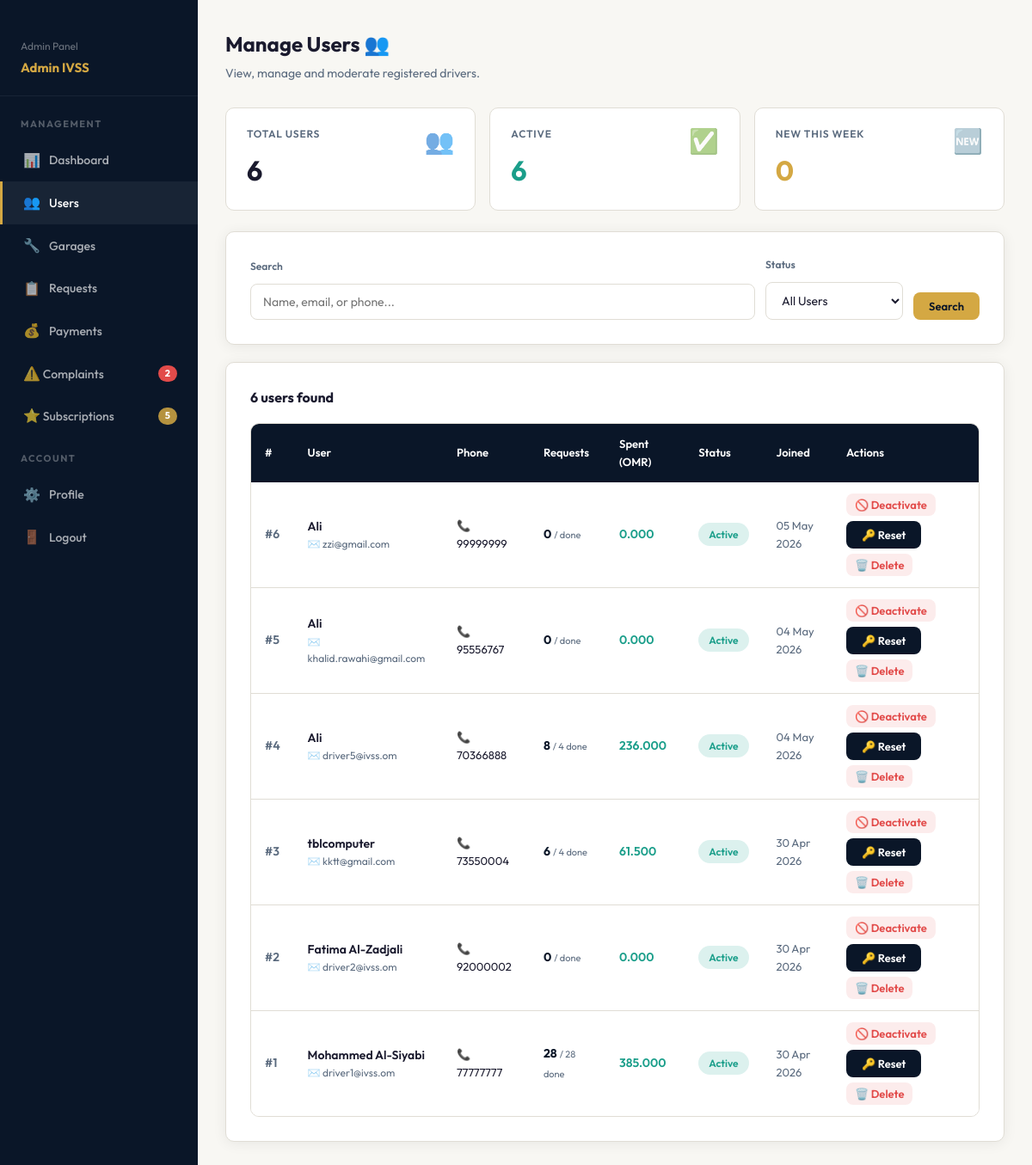
Page /admin/users.php (signed in) on the committed database.
### tables this page shows
CREATE TABLE IF NOT EXISTS `users` (
  `user_id` int NOT NULL AUTO_INCREMENT,
  `full_name` varchar(150) NOT NULL,
  `email` varchar(150) NOT NULL,
  `phone` int UNSIGNED NOT NULL,
  `password` varchar(255) NOT NULL,
  `language` enum('en','ar') DEFAULT 'en',
  `is_active` tinyint(1) DEFAULT '1',
  `created_at` timestamp NULL DEFAULT CURRENT_TIMESTAMP,
  PRIMARY KEY (`user_id`),
  UNIQUE KEY `email` (`email`)
);

### includes/config.php (called while the page is built, shortened)
<?php
function sanitize($input)
{
    return htmlspecialchars(strip_tags(trim($input)), ENT_QUOTES, 'UTF-8');
}

### admin/users.php (the view, shortened to what this page needs)
<?php
require_once __DIR__ . '/../includes/config.php';
$db = getDB();
$search = sanitize($_GET['search'] ?? '');
$sql    = "SELECT u.*,
                  COUNT(r.request_id)                           AS total_requests,
                  SUM(r.status = 'completed')                   AS completed_req,
                  COALESCE(SUM(p.amount),0)                     AS total_spent
           FROM users u
           LEFT JOIN service_requests r ON r.user_id = u.user_id
           LEFT JOIN payments p         ON p.user_id = u.user_id AND p.status = 'paid'";
$params = [];
$sql .= " GROUP BY u.user_id ORDER BY u.created_at DESC";
$stmt = $db->prepare($sql);
$stmt->execute($params);
$users = $stmt->fetchAll();
$totalUsers   = $db->query("SELECT COUNT(*) FROM users")->fetchColumn();
$activeUsers  = $db->query("SELECT COUNT(*) FROM users WHERE is_active=1")->fetchColumn();
$newThisWeek  = $db->query("SELECT COUNT(*) FROM users WHERE created_at >= DATE_SUB(NOW(),INTERVAL 7 DAY)")->fetchColumn();
include __DIR__ . '/admin_header.php';
?>
<div class="dash-layout">
  <?php include __DIR__ . '/admin_sidebar.php'; ?>
  <div class="dash-content">
    <div class="dash-header">
      <div>
        <div class="dash-title">Manage Users 👥</div>
        <div class="dash-sub">View, manage and moderate registered drivers.</div>
      </div>
    </div>
    <div class="metric-grid" style="grid-template-columns:repeat(3,1fr);margin-bottom:24px;">
      <div class="metric-card"><div class="metric-icon">👥</div><div class="metric-label">Total Users</div><div class="metric-value"><?= $totalUsers ?></div></div>
      <div class="metric-card"><div class="metric-icon">✅</div><div class="metric-label">Active</div><div class="metric-value" style="color:var(--teal);"><?= $activeUsers ?></div></div>
      <div class="metric-card"><div class="metric-icon">🆕</div><div class="metric-label">New This Week</div><div class="metric-value" style="color:var(--gold);"><?= $newThisWeek ?></div></div>
    </div>
    <div class="card" style="margin-bottom:20px;">
      <form method="GET" style="display:flex;gap:12px;flex-wrap:wrap;align-items:flex-end;">
        <div class="form-group" style="flex:1;min-width:200px;margin:0;">
          <label style="font-size:12px;color:var(--muted);font-weight:600;">Search</label>
          <input type="text" name="search" class="form-control" placeholder="Name, email, or phone..."
                 value="<?= htmlspecialchars($search) ?>" style="margin-top:4px;">
        </div>
        <div class="form-group" style="min-width:160px;margin:0;">
          <label style="font-size:12px;color:var(--muted);font-weight:600;">Status</label>
          <select name="filter" class="form-control" style="margin-top:4px;">
            <option value="">All Users</option>
          </select>
        </div>
        <button type="submit" class="btn btn-primary btn-sm">Search</button>
      </form>
    </div>
    <div class="card">
      <div style="display:flex;justify-content:space-between;align-items:center;margin-bottom:16px;">
        <h3 style="font-size:16px;font-weight:700;">
          <?= count($users) ?> user<?= count($users)!==1?'s':'' ?> found
        </h3>
      </div>
      <?php if (empty($users)): ?>
      <div style="text-align:center;padding:56px;color:var(--muted);">
        <div style="font-size:48px;margin-bottom:12px;">👤</div>
        <p>No users found matching your criteria.</p>
      </div>
      <?php else: ?>
      <div class="table-wrap">
        <table>
          <thead>
            <tr>
              <th>#</th>
              <th>User</th>
              <th>Phone</th>
              <th>Requests</th>
              <th>Spent (OMR)</th>
              <th>Status</th>
              <th>Joined</th>
              <th>Actions</th>
            </tr>
          </thead>
          <tbody>
            <?php foreach ($users as $u): ?>
            <tr>
              <td style="color:var(--muted);font-weight:600;">#<?= $u['user_id'] ?></td>
              <td>
                <div style="font-weight:600;font-size:14px;"><?= htmlspecialchars($u['full_name']) ?></div>
                <div style="font-size:12px;color:var(--muted);">✉️ <?= htmlspecialchars($u['email']) ?></div>
              </td>
              <td style="font-size:13px;">📞 <?= htmlspecialchars($u['phone']) ?></td>
              <td>
                <span style="font-weight:700;color:var(--navy);"><?= $u['total_requests'] ?></span>
                <span style="font-size:11px;color:var(--muted);"> / <?= $u['completed_req'] ?> done</span>
              </td>
              <td style="font-weight:600;color:var(--teal);"><?= number_format($u['total_spent'],3) ?></td>
              <td>
                <span class="badge <?= $u['is_active'] ? 'badge-accepted' : 'badge-cancelled' ?>">
                  <?= $u['is_active'] ? 'Active' : 'Inactive' ?>
                </span>
              </td>
              <td style="font-size:13px;color:var(--muted);"><?= date('d M Y', strtotime($u['created_at'])) ?></td>
              <td>
                <div style="display:flex;gap:6px;flex-wrap:wrap;">
                  <form method="POST" style="display:inline;">
                    <button type="submit" class="btn btn-sm"
                            style="background:<?= $u['is_active']?'rgba(226,75,74,0.1)':'rgba(26,158,138,0.1)' ?>;
                                   color:<?= $u['is_active']?'var(--danger)':'var(--teal)' ?>;border:none;padding:5px 10px;">
                      <?= $u['is_active'] ? '🚫 Deactivate' : '✅ Activate' ?>
                    </button>
                  </form>
                  <form method="POST" style="display:inline;">
                    <button type="submit" class="btn btn-dark btn-sm"
                            onclick="return confirm('Reset password for <?= htmlspecialchars(addslashes($u['full_name'])) ?>?')">
                      🔑 Reset
                    </button>
                  </form>
                  <form method="POST" style="display:inline;">
                    <button type="submit" class="btn btn-sm"
                            style="background:rgba(226,75,74,0.1);color:var(--danger);border:none;padding:5px 10px;"
                            onclick="return confirm('Delete this user permanently? This cannot be undone.')">
                      🗑️ Delete
                    </button>
                  </form>
                </div>
              </td>
            </tr>
            <?php endforeach; ?>
          </tbody>
        </table>
      </div>
      <?php endif; ?>
    </div>
  </div>
</div>
<?php include __DIR__ . '/admin_footer.php'; ?>

### css/style.css (style rules this page uses)
*, *::before, *::after { margin: 0; padding: 0; box-sizing: border-box; }
:root { --navy: #0a1628; --navy2: #0d1f3c; --navy3: #112240; --gold: #d4a843; --gold2: #f0c060; --teal: #1a9e8a; --teal2: #22c4ab; --bg: #f8f7f3; --white: #ffffff; --text: #1a1a2e; --muted: #5a6a7e; --border: #e0ddd5; --danger: #e24b4a; --success: #1a9e8a; --warning: #d4a843; --radius: 10px; --shadow: 0 2px 16px rgba(0,0,0,0.07); }
html { scroll-behavior: smooth; }
body { font-family: 'Outfit', 'Tajawal', sans-serif; background: var(--bg); color: var(--text); line-height: 1.6; }
.card { background: var(--white); border: 1px solid var(--border); border-radius: var(--radius); padding: 28px; box-shadow: var(--shadow); }
.btn { display: inline-block; padding: 12px 28px; border-radius: 8px; font-size: 15px; font-weight: 600; text-decoration: none; cursor: pointer; border: none; font-family: inherit; transition: all 0.2s; text-align: center; }
.btn-primary { background: var(--gold); color: var(--navy); }
.btn-dark { background: var(--navy); color: var(--white); }
.btn-sm { padding: 8px 18px; font-size: 13px; }
.form-group { margin-bottom: 20px; }
.form-group label { display: block; font-size: 13px; font-weight: 600; color: var(--text); margin-bottom: 7px; }
.form-control { width: 100%; padding: 11px 14px; border: 1.5px solid var(--border); border-radius: 8px; font-size: 14px; font-family: inherit; color: var(--text); background: var(--white); transition: border-color 0.2s; outline: none; }
.badge { display: inline-block; padding: 4px 12px; border-radius: 20px; font-size: 12px; font-weight: 600; }
.badge-accepted { background: rgba(26,158,138,0.15); color: var(--teal); }
.table-wrap { overflow-x: auto; border-radius: var(--radius); border: 1px solid var(--border); }
table { width: 100%; border-collapse: collapse; background: var(--white); }
thead th { background: var(--navy); color: var(--white); padding: 13px 16px; text-align: left; font-size: 13px; font-weight: 600; }
tbody tr { border-bottom: 1px solid var(--border); transition: background 0.15s; }
tbody tr:last-child { border-bottom: none; }
tbody td { padding: 13px 16px; font-size: 14px; color: var(--text); }
.dash-layout { display: flex; min-height: calc(100vh - 64px); }
.dash-content { flex: 1; padding: 32px; overflow-y: auto; }
.dash-header { display: flex; align-items: center; justify-content: space-between; margin-bottom: 28px; }
.dash-title { font-size: 24px; font-weight: 700; }
.dash-sub { font-size: 14px; color: var(--muted); margin-top: 4px; }
.metric-grid { display: grid; grid-template-columns: repeat(auto-fit, minmax(180px, 1fr)); gap: 16px; margin-bottom: 28px; }
.metric-card { background: var(--white); border: 1px solid var(--border); border-radius: var(--radius); padding: 20px 24px; }
.metric-label { font-size: 12px; font-weight: 600; color: var(--muted); text-transform: uppercase; letter-spacing: 0.8px; margin-bottom: 8px; }
.metric-value { font-size: 32px; font-weight: 700; color: var(--text); }
.metric-icon { font-size: 28px; float: right; margin-top: -4px; opacity: 0.6; }

### rows in the picture
users: user_id "6", full_name "Ali", email "zzi@gmail.com", phone "99999999", total_requests "0", total_spent "0.000", is_active "Active", created_at "05 May 2026"
users: user_id "5", full_name "Ali", email "khalid.rawahi@gmail.com", phone "95556767", total_requests "0", total_spent "0.000", is_active "Active", created_at "04 May 2026"
users: user_id "4", full_name "Ali", email "driver5@ivss.om", phone "70366888", total_requests "8", completed_req "4", total_spent "236.000", is_active "Active", created_at "04 May 2026"
users: user_id "3", full_name "tblcomputer", email "kktt@gmail.com", phone "73550004", total_requests "6", completed_req "4", total_spent "61.500", is_active "Active", created_at "30 Apr 2026"
users: user_id "2", full_name "Fatima Al-Zadjali", email "driver2@ivss.om", phone "92000002", total_requests "0", total_spent "0.000", is_active "Active", created_at "30 Apr 2026"
users: user_id "1", full_name "Mohammed Al-Siyabi", email "driver1@ivss.om", phone "77777777", total_requests "28", completed_req "28", total_spent "385.000", is_active "Active", created_at "30 Apr 2026"

### other values in the picture
$_SESSION['admin_name'] "Admin IVSS"
$_openComplaints "2"
$_unsubCount "5"
$totalUsers "6"
$activeUsers "6"
$newThisWeek "0"
count($users) "6"
